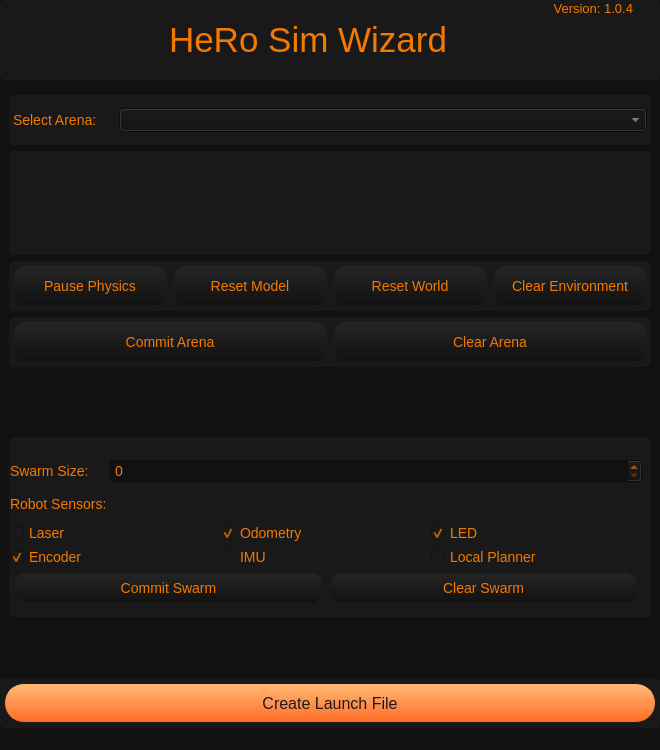
<?xml version="1.0" encoding="UTF-8"?>
<ui version="4.0">
 <class>mainWindow</class>
 <widget class="QMainWindow" name="mainWindow">
  <property name="geometry">
   <rect>
    <x>0</x>
    <y>0</y>
    <width>660</width>
    <height>750</height>
   </rect>
  </property>
  <property name="sizePolicy">
   <sizepolicy hsizetype="Maximum" vsizetype="Maximum">
    <horstretch>0</horstretch>
    <verstretch>0</verstretch>
   </sizepolicy>
  </property>
  <property name="minimumSize">
   <size>
    <width>660</width>
    <height>640</height>
   </size>
  </property>
  <property name="maximumSize">
   <size>
    <width>660</width>
    <height>875</height>
   </size>
  </property>
  <property name="windowTitle">
   <string>HeRo Setup</string>
  </property>
  <property name="styleSheet">
   <string notr="true">background-color: rgb(17, 17, 17);
color: rgb(186, 189, 182);
alternate-background-color: rgb(245, 121, 0);
font-size: 14px;

</string>
  </property>
  <widget class="QWidget" name="centralwidget">
   <property name="sizePolicy">
    <sizepolicy hsizetype="Fixed" vsizetype="Fixed">
     <horstretch>0</horstretch>
     <verstretch>0</verstretch>
    </sizepolicy>
   </property>
   <property name="minimumSize">
    <size>
     <width>660</width>
     <height>480</height>
    </size>
   </property>
   <property name="maximumSize">
    <size>
     <width>660</width>
     <height>850</height>
    </size>
   </property>
   <property name="styleSheet">
    <string notr="true">

QCheckBox{
	background-color: rgb(25, 25, 25);
}

QFrame{
	background-color: rgb(25, 25, 25);
	border-radius: 5px;
	border-style: solid;
}

QPushButton{
	background-color: qlineargradient(x1: 0, y1: 0, x2: 0, y2: 1, stop: 0 rgb(37, 37, 37), stop: 1 rgb(17, 17, 17));
	border-style: solid;
	border-color: rgb(27, 27, 27);
	border-width: 1px;
	border-radius: 13px;
    padding: 5px;
	color: rgb(27, 27, 27);
	font-size: 14px;
}


QPushButton:hover {
	background-color: qlineargradient(x1: 0, y1: 0, x2: 0, y2: 1, stop: 0 rgb(47, 47, 47), stop: 1 rgb(17, 17, 17));
	border-width: 2px;
	border-color: rgb(147, 147, 147);
	padding: 0px;
	font-size: 16px;
}

QPushButton:pressed {
	border-style: inset;
	background-color: qlineargradient(x1: 0, y1: 0, x2: 0, y2: 1, stop: 0 rgb(17, 17, 17), stop: 1 rgb(47, 47, 47));
}


</string>
   </property>
   <layout class="QVBoxLayout" name="verticalLayout_2">
    <property name="spacing">
     <number>0</number>
    </property>
    <property name="leftMargin">
     <number>0</number>
    </property>
    <property name="topMargin">
     <number>0</number>
    </property>
    <property name="rightMargin">
     <number>0</number>
    </property>
    <property name="bottomMargin">
     <number>0</number>
    </property>
    <item>
     <layout class="QVBoxLayout" name="verticalLayout">
      <property name="spacing">
       <number>6</number>
      </property>
      <property name="leftMargin">
       <number>0</number>
      </property>
      <property name="topMargin">
       <number>0</number>
      </property>
      <property name="rightMargin">
       <number>0</number>
      </property>
      <property name="bottomMargin">
       <number>0</number>
      </property>
      <item>
       <widget class="QFrame" name="qframe_header">
        <property name="sizePolicy">
         <sizepolicy hsizetype="Preferred" vsizetype="Minimum">
          <horstretch>0</horstretch>
          <verstretch>0</verstretch>
         </sizepolicy>
        </property>
        <property name="minimumSize">
         <size>
          <width>0</width>
          <height>80</height>
         </size>
        </property>
        <property name="maximumSize">
         <size>
          <width>16777215</width>
          <height>80</height>
         </size>
        </property>
        <property name="styleSheet">
         <string notr="true"/>
        </property>
        <layout class="QHBoxLayout" name="horizontalLayout">
         <property name="spacing">
          <number>0</number>
         </property>
         <property name="leftMargin">
          <number>0</number>
         </property>
         <property name="topMargin">
          <number>0</number>
         </property>
         <property name="rightMargin">
          <number>0</number>
         </property>
         <property name="bottomMargin">
          <number>0</number>
         </property>
         <item>
          <widget class="QLabel" name="gazebo_logo_label">
           <property name="minimumSize">
            <size>
             <width>58</width>
             <height>70</height>
            </size>
           </property>
           <property name="maximumSize">
            <size>
             <width>58</width>
             <height>70</height>
            </size>
           </property>
           <property name="layoutDirection">
            <enum>Qt::LeftToRight</enum>
           </property>
           <property name="text">
            <string/>
           </property>
           <property name="textFormat">
            <enum>Qt::RichText</enum>
           </property>
           <property name="pixmap">
            <pixmap resource="resource/resource.qrc">:/Logos/gazebo_logo_white.png</pixmap>
           </property>
           <property name="scaledContents">
            <bool>true</bool>
           </property>
           <property name="alignment">
            <set>Qt::AlignRight|Qt::AlignTrailing|Qt::AlignVCenter</set>
           </property>
           <property name="wordWrap">
            <bool>false</bool>
           </property>
           <property name="margin">
            <number>4</number>
           </property>
           <property name="indent">
            <number>-1</number>
           </property>
          </widget>
         </item>
         <item>
          <widget class="QLabel" name="win_title">
           <property name="maximumSize">
            <size>
             <width>400</width>
             <height>16777215</height>
            </size>
           </property>
           <property name="styleSheet">
            <string notr="true"/>
           </property>
           <property name="text">
            <string>&lt;html&gt;&lt;head/&gt;&lt;body&gt;&lt;p&gt;&lt;span style=&quot; font-size:26pt; color:#f57900;&quot;&gt;HeRo Sim Wizard&lt;/span&gt;&lt;/p&gt;&lt;/body&gt;&lt;/html&gt;</string>
           </property>
           <property name="alignment">
            <set>Qt::AlignCenter</set>
           </property>
          </widget>
         </item>
         <item>
          <widget class="QLabel" name="label">
           <property name="maximumSize">
            <size>
             <width>100</width>
             <height>16777215</height>
            </size>
           </property>
           <property name="text">
            <string>&lt;html&gt;&lt;head/&gt;&lt;body&gt;&lt;p align=&quot;right&quot;&gt;&lt;span style=&quot; font-size:16pt; color:#f57900; vertical-align:super;&quot;&gt;Version: 1.0.4&lt;/span&gt;&lt;/p&gt;&lt;/body&gt;&lt;/html&gt;</string>
           </property>
           <property name="alignment">
            <set>Qt::AlignLeading|Qt::AlignLeft|Qt::AlignTop</set>
           </property>
          </widget>
         </item>
        </layout>
       </widget>
      </item>
      <item>
       <widget class="QWidget" name="verticalWidget_2" native="true">
        <property name="sizePolicy">
         <sizepolicy hsizetype="Preferred" vsizetype="Preferred">
          <horstretch>0</horstretch>
          <verstretch>0</verstretch>
         </sizepolicy>
        </property>
        <layout class="QVBoxLayout" name="verticalLayout_3">
         <item>
          <widget class="QFrame" name="frame">
           <property name="minimumSize">
            <size>
             <width>0</width>
             <height>50</height>
            </size>
           </property>
           <property name="maximumSize">
            <size>
             <width>16777215</width>
             <height>50</height>
            </size>
           </property>
           <layout class="QHBoxLayout" name="horizontalLayout_2">
            <property name="leftMargin">
             <number>4</number>
            </property>
            <property name="topMargin">
             <number>4</number>
            </property>
            <property name="rightMargin">
             <number>4</number>
            </property>
            <property name="bottomMargin">
             <number>4</number>
            </property>
            <item>
             <widget class="QLabel" name="sel_arena_label">
              <property name="maximumSize">
               <size>
                <width>100</width>
                <height>16777215</height>
               </size>
              </property>
              <property name="text">
               <string>&lt;html&gt;&lt;head/&gt;&lt;body&gt;&lt;p&gt;&lt;span style=&quot; color:#f57900;&quot;&gt;Select Arena:&lt;/span&gt;&lt;/p&gt;&lt;/body&gt;&lt;/html&gt;</string>
              </property>
              <property name="buddy">
               <cstring>qframe_gen_button</cstring>
              </property>
             </widget>
            </item>
            <item>
             <widget class="QComboBox" name="select_arena_box">
              <property name="editable">
               <bool>false</bool>
              </property>
              <property name="modelColumn">
               <number>0</number>
              </property>
             </widget>
            </item>
           </layout>
          </widget>
         </item>
         <item>
          <widget class="QFrame" name="verticalFrame_2">
           <property name="sizePolicy">
            <sizepolicy hsizetype="Preferred" vsizetype="Expanding">
             <horstretch>0</horstretch>
             <verstretch>0</verstretch>
            </sizepolicy>
           </property>
           <layout class="QVBoxLayout" name="verticalLayout_5">
            <property name="leftMargin">
             <number>2</number>
            </property>
            <property name="topMargin">
             <number>2</number>
            </property>
            <property name="rightMargin">
             <number>2</number>
            </property>
            <property name="bottomMargin">
             <number>2</number>
            </property>
            <item>
             <widget class="QLabel" name="arena_pixmap_label">
              <property name="sizePolicy">
               <sizepolicy hsizetype="Preferred" vsizetype="Expanding">
                <horstretch>0</horstretch>
                <verstretch>0</verstretch>
               </sizepolicy>
              </property>
              <property name="minimumSize">
               <size>
                <width>640</width>
                <height>100</height>
               </size>
              </property>
              <property name="maximumSize">
               <size>
                <width>640</width>
                <height>16777215</height>
               </size>
              </property>
              <property name="text">
               <string/>
              </property>
              <property name="scaledContents">
               <bool>true</bool>
              </property>
             </widget>
            </item>
           </layout>
          </widget>
         </item>
         <item>
          <widget class="QFrame" name="qframe_sim_buttons">
           <property name="sizePolicy">
            <sizepolicy hsizetype="Preferred" vsizetype="Preferred">
             <horstretch>0</horstretch>
             <verstretch>20</verstretch>
            </sizepolicy>
           </property>
           <property name="minimumSize">
            <size>
             <width>0</width>
             <height>50</height>
            </size>
           </property>
           <property name="maximumSize">
            <size>
             <width>16777215</width>
             <height>50</height>
            </size>
           </property>
           <layout class="QHBoxLayout" name="horizontalLayout_6">
            <property name="spacing">
             <number>6</number>
            </property>
            <property name="leftMargin">
             <number>4</number>
            </property>
            <property name="topMargin">
             <number>4</number>
            </property>
            <property name="rightMargin">
             <number>4</number>
            </property>
            <property name="bottomMargin">
             <number>4</number>
            </property>
            <item>
             <widget class="QPushButton" name="pause_button">
              <property name="sizePolicy">
               <sizepolicy hsizetype="Minimum" vsizetype="Expanding">
                <horstretch>0</horstretch>
                <verstretch>0</verstretch>
               </sizepolicy>
              </property>
              <property name="styleSheet">
               <string notr="true">color: rgb(245, 121, 0);</string>
              </property>
              <property name="text">
               <string>Pause Physics</string>
              </property>
              <property name="checkable">
               <bool>true</bool>
              </property>
              <property name="checked">
               <bool>true</bool>
              </property>
             </widget>
            </item>
            <item>
             <widget class="QPushButton" name="reset_model_button">
              <property name="sizePolicy">
               <sizepolicy hsizetype="Minimum" vsizetype="Expanding">
                <horstretch>0</horstretch>
                <verstretch>0</verstretch>
               </sizepolicy>
              </property>
              <property name="styleSheet">
               <string notr="true">color: rgb(245, 121, 0);</string>
              </property>
              <property name="text">
               <string>Reset Model</string>
              </property>
             </widget>
            </item>
            <item>
             <widget class="QPushButton" name="reset_world_button">
              <property name="sizePolicy">
               <sizepolicy hsizetype="Minimum" vsizetype="Expanding">
                <horstretch>0</horstretch>
                <verstretch>0</verstretch>
               </sizepolicy>
              </property>
              <property name="styleSheet">
               <string notr="true">color: rgb(245, 121, 0);</string>
              </property>
              <property name="text">
               <string>Reset World</string>
              </property>
             </widget>
            </item>
            <item>
             <widget class="QPushButton" name="clear_env_button">
              <property name="sizePolicy">
               <sizepolicy hsizetype="Minimum" vsizetype="Expanding">
                <horstretch>0</horstretch>
                <verstretch>0</verstretch>
               </sizepolicy>
              </property>
              <property name="styleSheet">
               <string notr="true">color: rgb(245, 121, 0);</string>
              </property>
              <property name="text">
               <string>Clear Environment</string>
              </property>
             </widget>
            </item>
           </layout>
          </widget>
         </item>
         <item>
          <widget class="QFrame" name="frame">
           <property name="minimumSize">
            <size>
             <width>0</width>
             <height>50</height>
            </size>
           </property>
           <property name="maximumSize">
            <size>
             <width>16777215</width>
             <height>50</height>
            </size>
           </property>
           <layout class="QHBoxLayout" name="horizontalLayout_7">
            <property name="leftMargin">
             <number>4</number>
            </property>
            <property name="topMargin">
             <number>4</number>
            </property>
            <property name="rightMargin">
             <number>4</number>
            </property>
            <property name="bottomMargin">
             <number>4</number>
            </property>
            <item>
             <widget class="QPushButton" name="commit_arena_button">
              <property name="sizePolicy">
               <sizepolicy hsizetype="Minimum" vsizetype="Expanding">
                <horstretch>0</horstretch>
                <verstretch>0</verstretch>
               </sizepolicy>
              </property>
              <property name="styleSheet">
               <string notr="true">color: rgb(245, 121, 0);</string>
              </property>
              <property name="text">
               <string>Commit Arena</string>
              </property>
             </widget>
            </item>
            <item>
             <widget class="QPushButton" name="clear_arena_button">
              <property name="sizePolicy">
               <sizepolicy hsizetype="Minimum" vsizetype="Expanding">
                <horstretch>0</horstretch>
                <verstretch>0</verstretch>
               </sizepolicy>
              </property>
              <property name="styleSheet">
               <string notr="true">color: rgb(245, 121, 0);</string>
              </property>
              <property name="text">
               <string>Clear Arena</string>
              </property>
             </widget>
            </item>
           </layout>
          </widget>
         </item>
        </layout>
       </widget>
      </item>
      <item>
       <widget class="QWidget" name="verticalWidget_2" native="true">
        <layout class="QVBoxLayout" name="verticalLayout_4">
         <property name="spacing">
          <number>6</number>
         </property>
         <property name="leftMargin">
          <number>9</number>
         </property>
         <property name="topMargin">
          <number>9</number>
         </property>
         <property name="rightMargin">
          <number>9</number>
         </property>
         <property name="bottomMargin">
          <number>9</number>
         </property>
         <item>
          <widget class="QFrame" name="verticalFrame_3">
           <property name="minimumSize">
            <size>
             <width>0</width>
             <height>180</height>
            </size>
           </property>
           <property name="maximumSize">
            <size>
             <width>16777215</width>
             <height>180</height>
            </size>
           </property>
           <layout class="QVBoxLayout" name="verticalLayout_6">
            <property name="leftMargin">
             <number>1</number>
            </property>
            <item>
             <widget class="QFrame" name="qframe_swarmsize">
              <property name="minimumSize">
               <size>
                <width>0</width>
                <height>50</height>
               </size>
              </property>
              <property name="maximumSize">
               <size>
                <width>16777215</width>
                <height>50</height>
               </size>
              </property>
              <layout class="QHBoxLayout" name="horizontalLayout_3">
               <property name="spacing">
                <number>0</number>
               </property>
               <property name="leftMargin">
                <number>0</number>
               </property>
               <property name="topMargin">
                <number>0</number>
               </property>
               <property name="rightMargin">
                <number>0</number>
               </property>
               <property name="bottomMargin">
                <number>0</number>
               </property>
               <item>
                <widget class="QLabel" name="swarm_size_label">
                 <property name="maximumSize">
                  <size>
                   <width>100</width>
                   <height>16777215</height>
                  </size>
                 </property>
                 <property name="text">
                  <string>&lt;html&gt;&lt;head/&gt;&lt;body&gt;&lt;p&gt;&lt;span style=&quot; color:#f57900;&quot;&gt;Swarm Size:&lt;/span&gt;&lt;/p&gt;&lt;/body&gt;&lt;/html&gt;</string>
                 </property>
                </widget>
               </item>
               <item>
                <widget class="QSpinBox" name="swarm_size_spinBox">
                 <property name="styleSheet">
                  <string notr="true">color: rgb(245, 121, 0);</string>
                 </property>
                 <property name="maximum">
                  <number>50</number>
                 </property>
                </widget>
               </item>
              </layout>
             </widget>
            </item>
            <item>
             <widget class="QLabel" name="swarm_sensor_label">
              <property name="minimumSize">
               <size>
                <width>0</width>
                <height>20</height>
               </size>
              </property>
              <property name="maximumSize">
               <size>
                <width>640</width>
                <height>20</height>
               </size>
              </property>
              <property name="text">
               <string>&lt;html&gt;&lt;head/&gt;&lt;body&gt;&lt;p&gt;&lt;span style=&quot; color:#f57900;&quot;&gt;Robot Sensors:&lt;/span&gt;&lt;/p&gt;&lt;/body&gt;&lt;/html&gt;</string>
              </property>
             </widget>
            </item>
            <item>
             <widget class="QFrame" name="qframe_check">
              <property name="sizePolicy">
               <sizepolicy hsizetype="Preferred" vsizetype="Preferred">
                <horstretch>0</horstretch>
                <verstretch>0</verstretch>
               </sizepolicy>
              </property>
              <property name="minimumSize">
               <size>
                <width>0</width>
                <height>50</height>
               </size>
              </property>
              <property name="maximumSize">
               <size>
                <width>16777215</width>
                <height>50</height>
               </size>
              </property>
              <layout class="QGridLayout" name="gridLayout">
               <property name="leftMargin">
                <number>0</number>
               </property>
               <property name="topMargin">
                <number>0</number>
               </property>
               <property name="rightMargin">
                <number>0</number>
               </property>
               <property name="bottomMargin">
                <number>0</number>
               </property>
               <property name="spacing">
                <number>0</number>
               </property>
               <item row="0" column="0">
                <widget class="QCheckBox" name="laser_checkBox">
                 <property name="styleSheet">
                  <string notr="true">color: rgb(245, 121, 0);
background-color: rgb(25, 25, 25);</string>
                 </property>
                 <property name="text">
                  <string>Laser</string>
                 </property>
                 <property name="checked">
                  <bool>false</bool>
                 </property>
                </widget>
               </item>
               <item row="1" column="1">
                <widget class="QCheckBox" name="imu_checkBox">
                 <property name="styleSheet">
                  <string notr="true">color: rgb(245, 121, 0);</string>
                 </property>
                 <property name="text">
                  <string>IMU</string>
                 </property>
                 <property name="checked">
                  <bool>false</bool>
                 </property>
                </widget>
               </item>
               <item row="0" column="1">
                <widget class="QCheckBox" name="odometry_checkBox">
                 <property name="enabled">
                  <bool>false</bool>
                 </property>
                 <property name="styleSheet">
                  <string notr="true">color: rgb(245, 121, 0);</string>
                 </property>
                 <property name="text">
                  <string>Odometry</string>
                 </property>
                 <property name="checkable">
                  <bool>true</bool>
                 </property>
                 <property name="checked">
                  <bool>true</bool>
                 </property>
                </widget>
               </item>
               <item row="1" column="0">
                <widget class="QCheckBox" name="encoder_checkBox">
                 <property name="enabled">
                  <bool>false</bool>
                 </property>
                 <property name="styleSheet">
                  <string notr="true">color: rgb(245, 121, 0);</string>
                 </property>
                 <property name="text">
                  <string>Encoder</string>
                 </property>
                 <property name="checked">
                  <bool>true</bool>
                 </property>
                </widget>
               </item>
               <item row="0" column="2">
                <widget class="QCheckBox" name="led_checkBox">
                 <property name="enabled">
                  <bool>false</bool>
                 </property>
                 <property name="styleSheet">
                  <string notr="true">color: rgb(245, 121, 0);</string>
                 </property>
                 <property name="text">
                  <string>LED</string>
                 </property>
                 <property name="checkable">
                  <bool>true</bool>
                 </property>
                 <property name="checked">
                  <bool>true</bool>
                 </property>
                </widget>
               </item>
               <item row="1" column="2">
                <widget class="QCheckBox" name="local_planner_checkBox">
                 <property name="styleSheet">
                  <string notr="true">color: rgb(245, 121, 0);</string>
                 </property>
                 <property name="text">
                  <string>Local Planner</string>
                 </property>
                 <property name="checked">
                  <bool>false</bool>
                 </property>
                </widget>
               </item>
              </layout>
             </widget>
            </item>
            <item>
             <widget class="QFrame" name="qframe_button_robots">
              <property name="minimumSize">
               <size>
                <width>0</width>
                <height>40</height>
               </size>
              </property>
              <property name="maximumSize">
               <size>
                <width>16777215</width>
                <height>40</height>
               </size>
              </property>
              <layout class="QHBoxLayout" name="horizontalLayout_8">
               <property name="leftMargin">
                <number>4</number>
               </property>
               <property name="topMargin">
                <number>4</number>
               </property>
               <property name="rightMargin">
                <number>4</number>
               </property>
               <property name="bottomMargin">
                <number>4</number>
               </property>
               <item>
                <widget class="QPushButton" name="commit_swarm_button">
                 <property name="sizePolicy">
                  <sizepolicy hsizetype="Minimum" vsizetype="Expanding">
                   <horstretch>0</horstretch>
                   <verstretch>0</verstretch>
                  </sizepolicy>
                 </property>
                 <property name="styleSheet">
                  <string notr="true">color: rgb(245, 121, 0);</string>
                 </property>
                 <property name="text">
                  <string>Commit Swarm</string>
                 </property>
                </widget>
               </item>
               <item>
                <widget class="QPushButton" name="clear_swarm_button">
                 <property name="sizePolicy">
                  <sizepolicy hsizetype="Minimum" vsizetype="Expanding">
                   <horstretch>0</horstretch>
                   <verstretch>0</verstretch>
                  </sizepolicy>
                 </property>
                 <property name="styleSheet">
                  <string notr="true">color: rgb(245, 121, 0);</string>
                 </property>
                 <property name="text">
                  <string>Clear Swarm</string>
                 </property>
                </widget>
               </item>
              </layout>
             </widget>
            </item>
           </layout>
          </widget>
         </item>
        </layout>
       </widget>
      </item>
      <item>
       <widget class="QFrame" name="qframe_gen_button">
        <property name="minimumSize">
         <size>
          <width>0</width>
          <height>50</height>
         </size>
        </property>
        <property name="maximumSize">
         <size>
          <width>16777215</width>
          <height>50</height>
         </size>
        </property>
        <layout class="QHBoxLayout" name="horizontalLayout_5">
         <property name="leftMargin">
          <number>4</number>
         </property>
         <property name="topMargin">
          <number>4</number>
         </property>
         <property name="rightMargin">
          <number>4</number>
         </property>
         <property name="bottomMargin">
          <number>4</number>
         </property>
         <item>
          <widget class="QPushButton" name="gen_launch_button">
           <property name="minimumSize">
            <size>
             <width>0</width>
             <height>40</height>
            </size>
           </property>
           <property name="styleSheet">
            <string notr="true">QPushButton{
	background-color: qlineargradient(x1: 0, y1: 0, x2: 0, y2: 1, stop: 0 rgb(255, 187, 117), stop: 1 rgb(255, 107, 37));
	border-style: solid;
	border-color: rgb(27, 27, 27);
	border-width: 1px;
	border-radius: 20px;
    padding: 5px;
	color: rgb(27, 27, 27);
	font-size: 16px;
}

QPushButton:hover {
	background-color: qlineargradient(x1: 0, y1: 0, x2: 0, y2: 1, stop: 0 rgb(255, 217, 147), stop: 1 rgb(255, 107, 37));
	border-width: 2px;
	border-color: rgb(147, 147, 147);
	padding: 0px;
	font-size: 18px;
}

QPushButton:pressed {
	border-style: inset;
	background-color: qlineargradient(x1: 0, y1: 0, x2: 0, y2: 1, stop: 0 rgb(255, 107, 37), stop: 1 rgb(255, 247, 177));
}


</string>
           </property>
           <property name="text">
            <string>Create Launch File</string>
           </property>
          </widget>
         </item>
        </layout>
       </widget>
      </item>
     </layout>
    </item>
   </layout>
  </widget>
  <widget class="QStatusBar" name="statusbar">
   <property name="maximumSize">
    <size>
     <width>640</width>
     <height>480</height>
    </size>
   </property>
  </widget>
 </widget>
 <resources>
  <include location="resource/resource.qrc"/>
 </resources>
 <connections/>
</ui>
